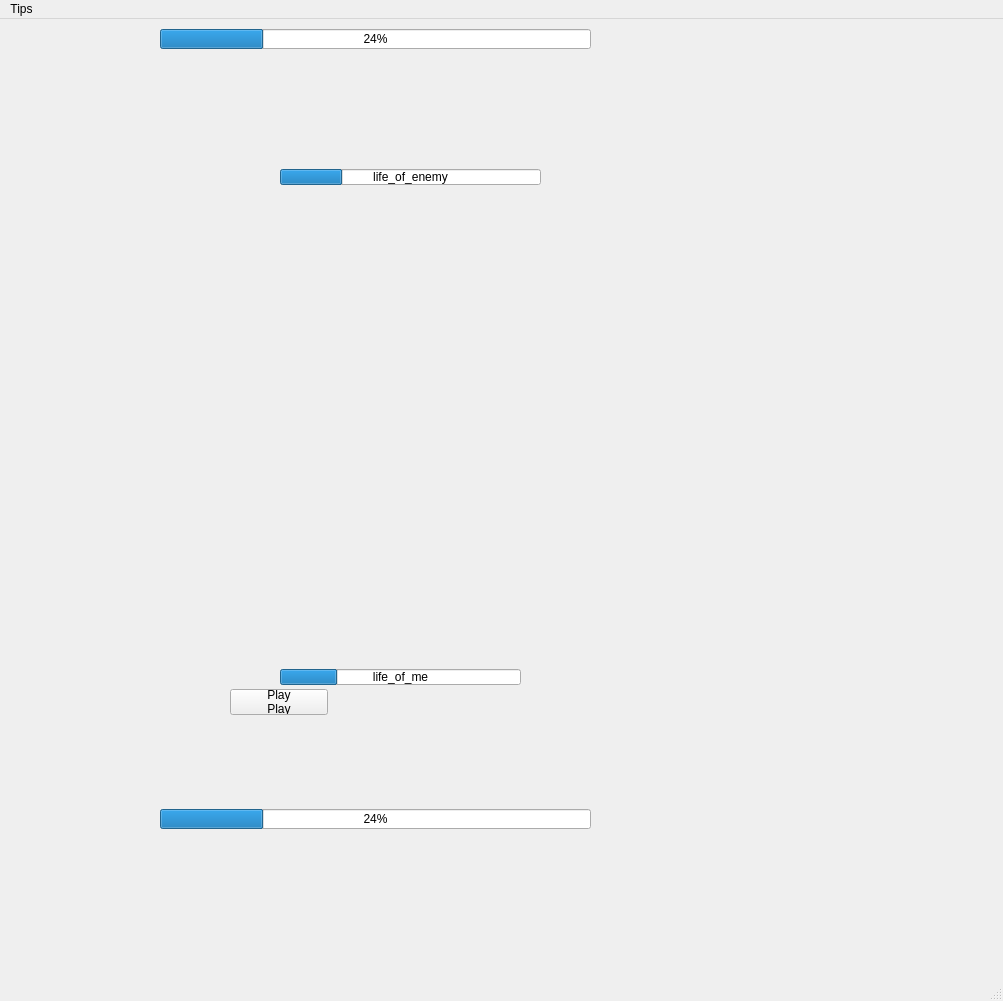
<?xml version="1.0" encoding="UTF-8"?>
<ui version="4.0">
 <class>MW1</class>
 <widget class="QMainWindow" name="MW1">
  <property name="geometry">
   <rect>
    <x>0</x>
    <y>0</y>
    <width>1003</width>
    <height>1001</height>
   </rect>
  </property>
  <property name="windowTitle">
   <string>MainWindow</string>
  </property>
  <widget class="QWidget" name="centralwidget">
   <widget class="QProgressBar" name="life_me">
    <property name="geometry">
     <rect>
      <x>280</x>
      <y>650</y>
      <width>241</width>
      <height>16</height>
     </rect>
    </property>
    <property name="value">
     <number>24</number>
    </property>
    <property name="textVisible">
     <bool>true</bool>
    </property>
    <property name="format">
     <string>life_of_me</string>
    </property>
   </widget>
   <widget class="QProgressBar" name="life_enemy">
    <property name="geometry">
     <rect>
      <x>280</x>
      <y>150</y>
      <width>261</width>
      <height>16</height>
     </rect>
    </property>
    <property name="minimumSize">
     <size>
      <width>0</width>
      <height>16</height>
     </size>
    </property>
    <property name="styleSheet">
     <string notr="true">QProgressBar
{
    
	gridline-color: rgb(255, 0, 0);
}</string>
    </property>
    <property name="value">
     <number>24</number>
    </property>
    <property name="textVisible">
     <bool>true</bool>
    </property>
    <property name="format">
     <string>life_of_enemy</string>
    </property>
   </widget>
   <widget class="QPushButton" name="start_button">
    <property name="geometry">
     <rect>
      <x>230</x>
      <y>670</y>
      <width>98</width>
      <height>26</height>
     </rect>
    </property>
    <property name="text">
     <string>Play
Play</string>
    </property>
   </widget>
   <widget class="QProgressBar" name="qi_me">
    <property name="geometry">
     <rect>
      <x>160</x>
      <y>790</y>
      <width>431</width>
      <height>20</height>
     </rect>
    </property>
    <property name="value">
     <number>24</number>
    </property>
   </widget>
   <widget class="QProgressBar" name="qi_enemy">
    <property name="geometry">
     <rect>
      <x>160</x>
      <y>10</y>
      <width>431</width>
      <height>20</height>
     </rect>
    </property>
    <property name="value">
     <number>24</number>
    </property>
   </widget>
  </widget>
  <widget class="QMenuBar" name="menubar">
   <property name="geometry">
    <rect>
     <x>0</x>
     <y>0</y>
     <width>1003</width>
     <height>23</height>
    </rect>
   </property>
   <widget class="QMenu" name="menuTips">
    <property name="title">
     <string>Tips</string>
    </property>
    <addaction name="separator"/>
   </widget>
   <addaction name="menuTips"/>
  </widget>
  <widget class="QStatusBar" name="statusbar"/>
 </widget>
 <resources/>
 <connections/>
</ui>
